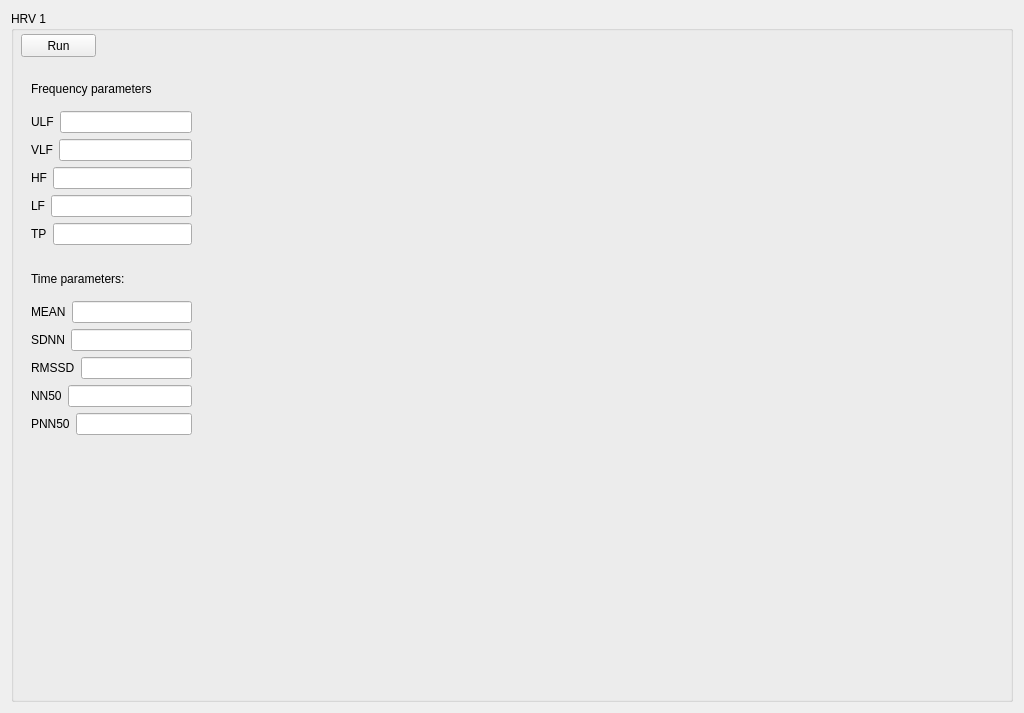
<?xml version="1.0" encoding="UTF-8"?>
<ui version="4.0">
 <class>HRV1_gui</class>
 <widget class="QWidget" name="HRV1_gui">
  <property name="geometry">
   <rect>
    <x>0</x>
    <y>0</y>
    <width>1024</width>
    <height>713</height>
   </rect>
  </property>
  <property name="windowTitle">
   <string>Form</string>
  </property>
  <layout class="QHBoxLayout" name="horizontalLayout">
   <item>
    <widget class="QGroupBox" name="groupBox_HRV1">
     <property name="title">
      <string>HRV 1</string>
     </property>
     <widget class="QPushButton" name="button">
      <property name="geometry">
       <rect>
        <x>10</x>
        <y>23</y>
        <width>75</width>
        <height>23</height>
       </rect>
      </property>
      <property name="text">
       <string>Run</string>
      </property>
     </widget>
     <widget class="QWidget" name="hrv1Plot" native="true">
      <property name="geometry">
       <rect>
        <x>10</x>
        <y>187</y>
        <width>16</width>
        <height>16</height>
       </rect>
      </property>
     </widget>
     <widget class="QLabel" name="label">
      <property name="geometry">
       <rect>
        <x>20</x>
        <y>70</y>
        <width>121</width>
        <height>16</height>
       </rect>
      </property>
      <property name="text">
       <string>Frequency parameters:</string>
      </property>
     </widget>
     <widget class="QLabel" name="label_17">
      <property name="geometry">
       <rect>
        <x>20</x>
        <y>260</y>
        <width>121</width>
        <height>16</height>
       </rect>
      </property>
      <property name="text">
       <string>Time parameters:</string>
      </property>
     </widget>
     <widget class="QWidget" name="layoutWidget_10">
      <property name="geometry">
       <rect>
        <x>20</x>
        <y>290</y>
        <width>161</width>
        <height>136</height>
       </rect>
      </property>
      <layout class="QVBoxLayout" name="verticalLayout_2">
       <item>
        <layout class="QHBoxLayout" name="horizontalLayout_19">
         <item>
          <widget class="QLabel" name="label_18">
           <property name="text">
            <string>MEAN</string>
           </property>
          </widget>
         </item>
         <item>
          <widget class="QLineEdit" name="lineEdit_14"/>
         </item>
        </layout>
       </item>
       <item>
        <layout class="QHBoxLayout" name="horizontalLayout_20">
         <item>
          <widget class="QLabel" name="label_19">
           <property name="text">
            <string>SDNN</string>
           </property>
          </widget>
         </item>
         <item>
          <widget class="QLineEdit" name="lineEdit_15"/>
         </item>
        </layout>
       </item>
       <item>
        <layout class="QHBoxLayout" name="horizontalLayout_21">
         <item>
          <widget class="QLabel" name="label_20">
           <property name="text">
            <string>RMSSD</string>
           </property>
          </widget>
         </item>
         <item>
          <widget class="QLineEdit" name="lineEdit_16"/>
         </item>
        </layout>
       </item>
       <item>
        <layout class="QHBoxLayout" name="horizontalLayout_22">
         <item>
          <widget class="QLabel" name="label_21">
           <property name="text">
            <string>NN50</string>
           </property>
          </widget>
         </item>
         <item>
          <widget class="QLineEdit" name="lineEdit_17"/>
         </item>
        </layout>
       </item>
       <item>
        <layout class="QHBoxLayout" name="horizontalLayout_23">
         <item>
          <widget class="QLabel" name="label_22">
           <property name="text">
            <string>PNN50</string>
           </property>
          </widget>
         </item>
         <item>
          <widget class="QLineEdit" name="lineEdit_18"/>
         </item>
        </layout>
       </item>
      </layout>
     </widget>
     <widget class="QWidget" name="">
      <property name="geometry">
       <rect>
        <x>20</x>
        <y>100</y>
        <width>161</width>
        <height>136</height>
       </rect>
      </property>
      <layout class="QVBoxLayout" name="verticalLayout">
       <item>
        <layout class="QHBoxLayout" name="horizontalLayout_2">
         <item>
          <widget class="QLabel" name="label_3">
           <property name="text">
            <string>ULF</string>
           </property>
          </widget>
         </item>
         <item>
          <widget class="QLineEdit" name="lineEdit"/>
         </item>
        </layout>
       </item>
       <item>
        <layout class="QHBoxLayout" name="horizontalLayout_15">
         <item>
          <widget class="QLabel" name="label_4">
           <property name="text">
            <string>VLF</string>
           </property>
          </widget>
         </item>
         <item>
          <widget class="QLineEdit" name="lineEdit_2"/>
         </item>
        </layout>
       </item>
       <item>
        <layout class="QHBoxLayout" name="horizontalLayout_16">
         <item>
          <widget class="QLabel" name="label_14">
           <property name="text">
            <string>HF</string>
           </property>
          </widget>
         </item>
         <item>
          <widget class="QLineEdit" name="lineEdit_11"/>
         </item>
        </layout>
       </item>
       <item>
        <layout class="QHBoxLayout" name="horizontalLayout_17">
         <item>
          <widget class="QLabel" name="label_15">
           <property name="text">
            <string>LF</string>
           </property>
          </widget>
         </item>
         <item>
          <widget class="QLineEdit" name="lineEdit_12"/>
         </item>
        </layout>
       </item>
       <item>
        <layout class="QHBoxLayout" name="horizontalLayout_18">
         <item>
          <widget class="QLabel" name="label_16">
           <property name="text">
            <string>TP</string>
           </property>
          </widget>
         </item>
         <item>
          <widget class="QLineEdit" name="lineEdit_13"/>
         </item>
        </layout>
       </item>
      </layout>
     </widget>
    </widget>
   </item>
  </layout>
 </widget>
 <resources/>
 <connections/>
</ui>
